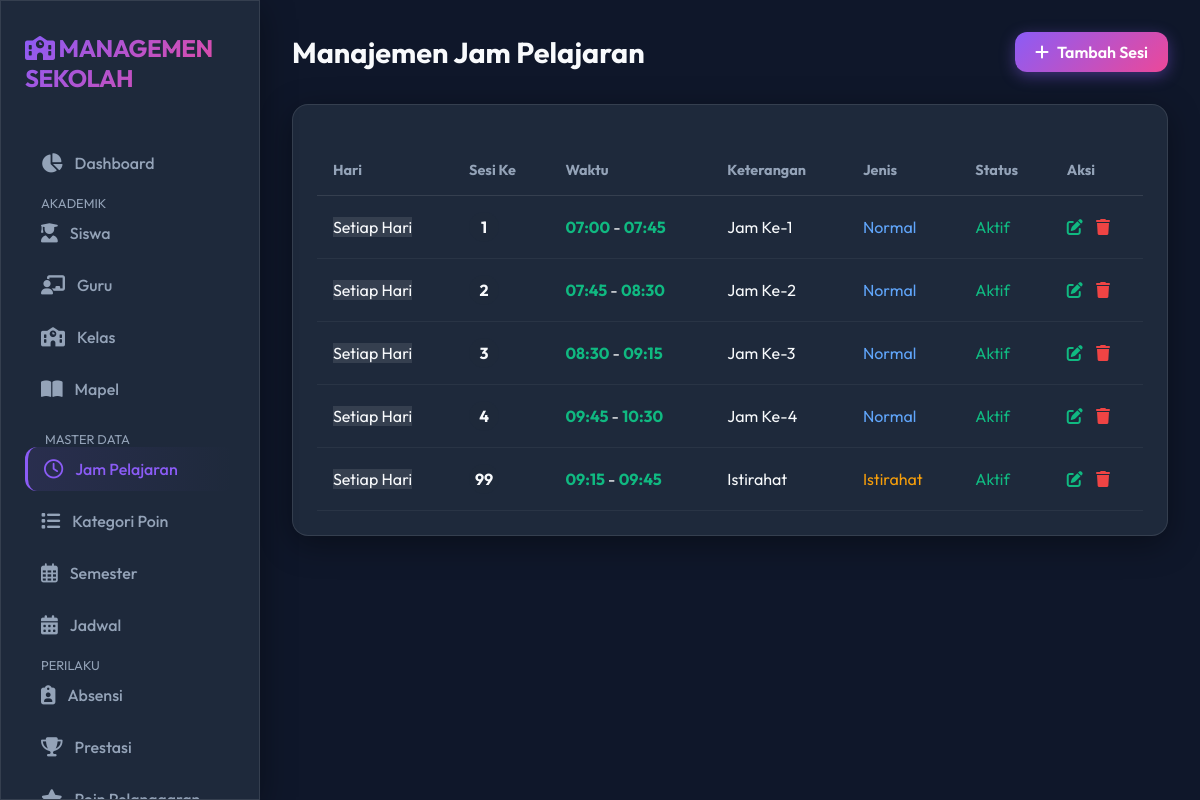
The page /lesson_hours/idx.php on the database its author committed.
### tables this page shows
CREATE TABLE `jam_pelajaran` (
  `id` int(11) NOT NULL AUTO_INCREMENT,
  `sesi` int(11) NOT NULL,
  `jam_mulai` time NOT NULL,
  `jam_selesai` time NOT NULL,
  `keterangan` varchar(50) DEFAULT NULL,
  `jenis` enum('normal','istirahat','upacara','khusus') DEFAULT 'normal',
  `hari` enum('senin','selasa','rabu','kamis','jumat','sabtu','minggu','semua') DEFAULT 'semua',
  `status` enum('aktif','nonaktif') DEFAULT 'aktif',
  `created_at` timestamp NOT NULL DEFAULT CURRENT_TIMESTAMP,
  `updated_at` timestamp NOT NULL DEFAULT CURRENT_TIMESTAMP ON UPDATE CURRENT_TIMESTAMP,
  PRIMARY KEY (`id`)
);

### lesson_hours/idx.php (the view, shortened to what this page needs)
<?php
include '../config/database.php';
include '../includes/header.php';
include '../includes/sidebar.php';
$sql = "SELECT * FROM jam_pelajaran ORDER BY FIELD(hari, 'semua','senin','selasa','rabu','kamis','jumat','sabtu','minggu'), sesi ASC";
$result = $conn->query($sql);
?>
<div class="main-content">
    <div class="top-bar">
        <h1 class="page-title">Manajemen Jam Pelajaran</h1>
        <a href="add.php" class="btn btn-primary">
            <i class="fa-solid fa-plus"></i> Tambah Sesi
        </a>
    </div>
    <div class="card glass">
        <table>
            <thead>
                <tr>
                    <th>Hari</th>
                    <th>Sesi Ke</th>
                    <th>Waktu</th>
                    <th>Keterangan</th>
                    <th>Jenis</th>
                    <th>Status</th>
                    <th>Aksi</th>
                </tr>
            </thead>
            <tbody>
                <?php while ($row = $result->fetch_assoc()): ?>
                    <tr>
                        <td>
                            <?php if ($row['hari'] == 'semua'): ?>
                                <span class="badge" style="background: rgba(255,255,255,0.1);">Setiap Hari</span>
                            <?php else: ?>
                                <?= ucfirst($row['hari']) ?>
                            <?php endif; ?>
                        </td>
                        <td>
                            <div
                                style="font-weight: bold; width: 30px; height: 30px; background: var(--glass-bg); display: flex; align-items: center; justify-content: center; border-radius: 50%;">
                                <?= $row['sesi'] ?>
                            </div>
                        </td>
                        <td>
                            <span style="color: var(--accent); font-weight: bold;">
                                <?= date('H:i', strtotime($row['jam_mulai'])) ?>
                            </span> -
                            <span style="color: var(--accent); font-weight: bold;">
                                <?= date('H:i', strtotime($row['jam_selesai'])) ?>
                            </span>
                        </td>
                        <td>
                            <?= $row['keterangan'] ?? '-' ?>
                        </td>
                        <td>
                            <?php
                            $colors = [
                                'normal' => '#60a5fa',
                                'istirahat' => '#f59e0b',
                                'upacara' => '#a78bfa',
                                'literasi' => '#34d399'
                            ];
                            $color = $colors[$row['jenis']] ?? 'white';
                            ?>
                            <span style="color: <?= $color ?>; text-transform: capitalize;">
                                <?= $row['jenis'] ?>
                            </span>
                        </td>
                        <td>
                            <?php if ($row['status'] == 'aktif'): ?>
                                <span style="color: #10b981;">Aktif</span>
                            <?php else: ?>
                                <span style="color: #ef4444;">
                                    <?= ucfirst($row['status']) ?>
                                </span>
                            <?php endif; ?>
                        </td>
                        <td>
                            <a href="edit.php?id=<?= $row['id'] ?>" style="color: var(--accent); margin-right: 10px;"><i
                                    class="fa-solid fa-pen-to-square"></i></a>
                            <a href="delete.php?id=<?= $row['id'] ?>" style="color: #ef4444;"
                                onclick="return confirm('Yakin hapus?')"><i class="fa-solid fa-trash"></i></a>
                        </td>
                    </tr>
                <?php endwhile; ?>
            </tbody>
        </table>
    </div>
</div>
<?php include '../includes/footer.php'; ?>

### assets/css/style.css (style rules this page uses)
:root { --bg-dark: #0f172a; --bg-card: #1e293b; --primary: #8b5cf6; --secondary: #ec4899; --accent: #10b981; --text-main: #f8fafc; --text-muted: #94a3b8; --glass-bg: rgba(30, 41, 59, 0.7); --glass-border: rgba(255, 255, 255, 0.1); --radius: 16px; --input-bg: rgba(0, 0, 0, 0.2); --input-border: var(--glass-border); }
* { margin: 0; padding: 0; box-sizing: border-box; }
body { font-family: 'Outfit', sans-serif; background-color: var(--bg-dark); color: var(--text-main); overflow-x: hidden; min-height: 100vh; }
.glass { background: var(--glass-bg); backdrop-filter: blur(12px); -webkit-backdrop-filter: blur(12px); border: 1px solid var(--glass-border); box-shadow: 0 8px 32px 0 rgba(0, 0, 0, 0.37); }
a { text-decoration: none; color: inherit; transition: 0.3s; }
.main-content { flex: 1; margin-left: 260px; padding: 2rem; }
.top-bar { display: flex; justify-content: space-between; align-items: center; margin-bottom: 2rem; }
.page-title { font-size: 1.8rem; font-weight: 700; }
.card { background: var(--bg-card); border-radius: var(--radius); padding: 1.5rem; border: 1px solid var(--glass-border); margin-bottom: 1.5rem; }
.btn { padding: 10px 20px; border-radius: 12px; border: none; cursor: pointer; font-weight: 600; display: inline-flex; align-items: center; gap: 8px; transition: transform 0.2s; }
.btn-primary { background: linear-gradient(135deg, var(--primary), var(--secondary)); color: white; box-shadow: 0 4px 15px rgba(139, 92, 246, 0.4); }
table { width: 100%; border-collapse: collapse; margin-top: 1rem; }
th { text-align: left; padding: 1rem; color: var(--text-muted); font-size: 0.9rem; border-bottom: 1px solid var(--glass-border); }
td { padding: 1rem; border-bottom: 1px solid rgba(255, 255, 255, 0.05); }

### rows shown on the page
jam_pelajaran: hari "Setiap Hari", sesi "1", jam_mulai "07:00", jam_selesai "07:45", keterangan "Jam Ke-1", jenis "Normal", status "Aktif"
jam_pelajaran: hari "Setiap Hari", sesi "2", jam_mulai "07:45", jam_selesai "08:30", keterangan "Jam Ke-2", jenis "Normal", status "Aktif"
jam_pelajaran: hari "Setiap Hari", sesi "3", jam_mulai "08:30", jam_selesai "09:15", keterangan "Jam Ke-3", jenis "Normal", status "Aktif"
jam_pelajaran: hari "Setiap Hari", sesi "4", jam_mulai "09:45", jam_selesai "10:30", keterangan "Jam Ke-4", jenis "Normal", status "Aktif"
jam_pelajaran: hari "Setiap Hari", sesi "99", jam_mulai "09:15", jam_selesai "09:45", keterangan "Istirahat", jenis "Istirahat", status "Aktif"
